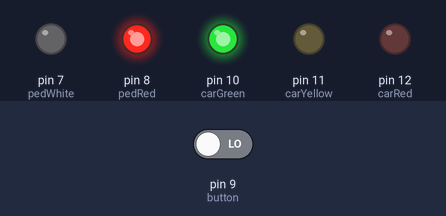
The sketch below on a simulated Arduino Uno, built with avr-gcc and run on an emulated ATmega328P. Parts: output pins drawn as LEDs (lit = HIGH). The test bench sets the inputs (shaded band); at power-on: pin 9 (button) LOW.

Above: at 4.2 s.
4.3 s: pin 9 (button) driven LOW
5.8 s: pin 9 (button) driven HIGH
At 6.1 s:
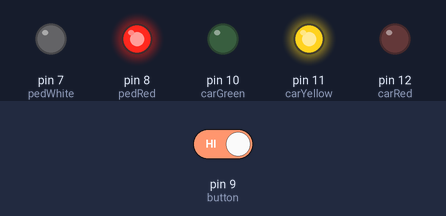
At 9.5 s:
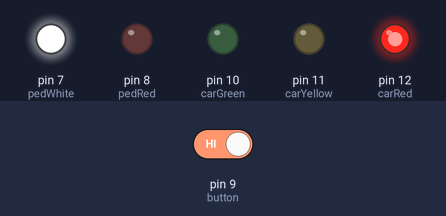
Timing chart, 0 to 40.3 s (numbered marks = the images above; inputs shaded):
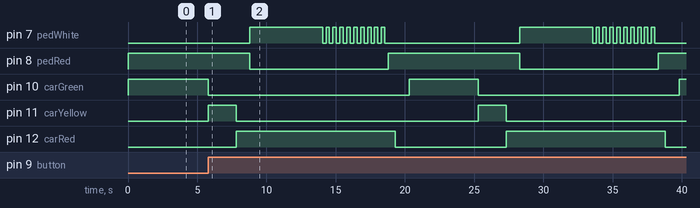

Measured:
- after the input at 4.3 s, every drawn part: stays the same
- after the input at 5.8 s, pin 7 (pedWhite): goes HIGH 5.3 s, 9 × (LOW 0.25 s, HIGH 0.25 s), LOW 9.8 s, HIGH 5.3 s, 9 × (LOW 0.25 s, HIGH 0.25 s), then LOW, starting after 3.0 s; pin 8 (pedRed): alternates HIGH for 9.5 s and LOW for 10.0 s, starting after 3.0 s

The sketch:

TrafficLightSimulator.ino
```cpp
//Car Traffic Lights
int carRed = 12;
int carYellow = 11;
int carGreen = 10;

int button = 9;

//Pedestrian Crossing Lights
int pedRed = 8;
int pedWhite = 7;

int CrossingTime = 5000;
long changeTime;

void setup() {
  // put your setup code here, to run once:
  pinMode(button, INPUT);
  pinMode(carRed, OUTPUT);
  pinMode(carYellow, OUTPUT);
  pinMode(carGreen, OUTPUT);
  pinMode(pedRed, OUTPUT);
  pinMode(pedWhite, OUTPUT);

  digitalWrite(carGreen, HIGH);
  digitalWrite(pedRed, HIGH);
}

void loop() {
  // put your main code here, to run repeatedly:
  int state = digitalRead(button);

  if (state == HIGH && (millis() - changeTime) > 5000)
  {
    changeLights();
  }
}

void changeLights() {
  digitalWrite(carGreen, LOW);
  digitalWrite(carYellow, HIGH);
  delay(2000);
  digitalWrite(carYellow, LOW);
  digitalWrite(carRed, HIGH);
  delay(1000);

  digitalWrite(pedRed, LOW);
  digitalWrite(pedWhite, HIGH);
  delay(CrossingTime);

  for (int i = 0; i < 10; i++)
  {
    digitalWrite(pedWhite, HIGH);
    delay(250);
    digitalWrite(pedWhite, LOW);
    delay(250);
  }

  digitalWrite(pedRed, HIGH);
  delay(500);

  digitalWrite(carRed, LOW);
  delay(1000);
  digitalWrite(carGreen, HIGH);
  changeTime = millis();
}
```
